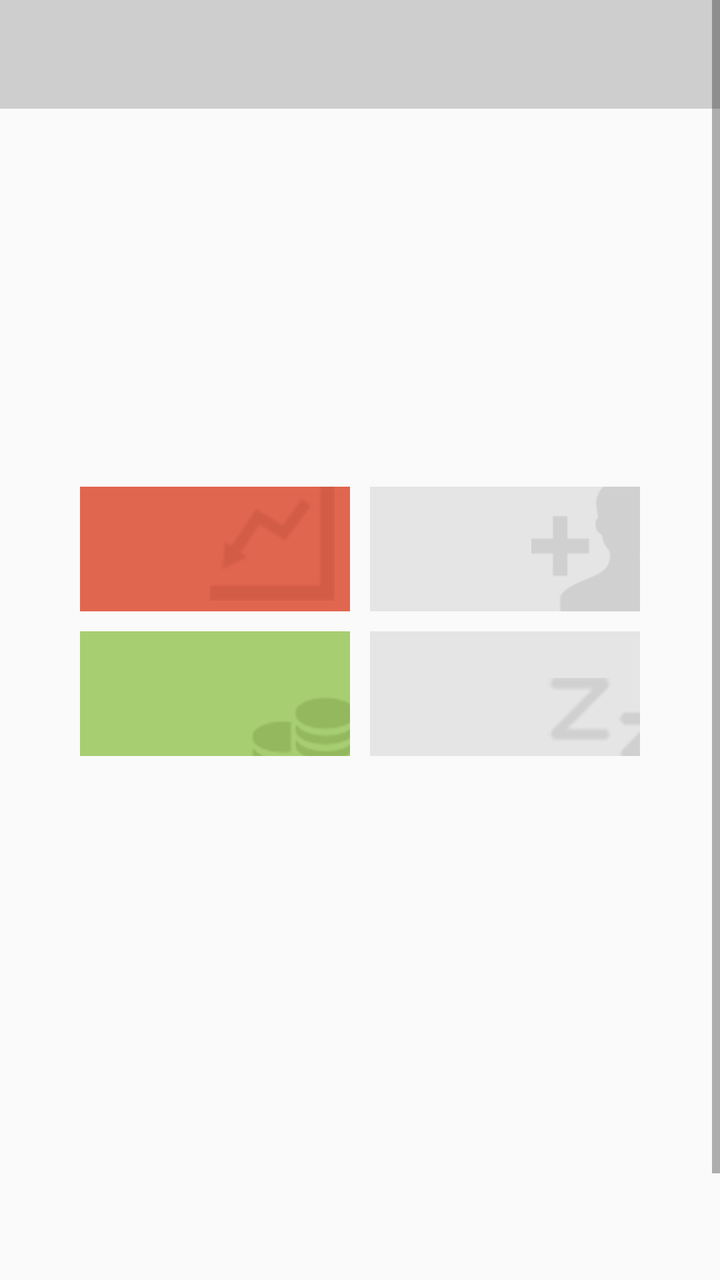
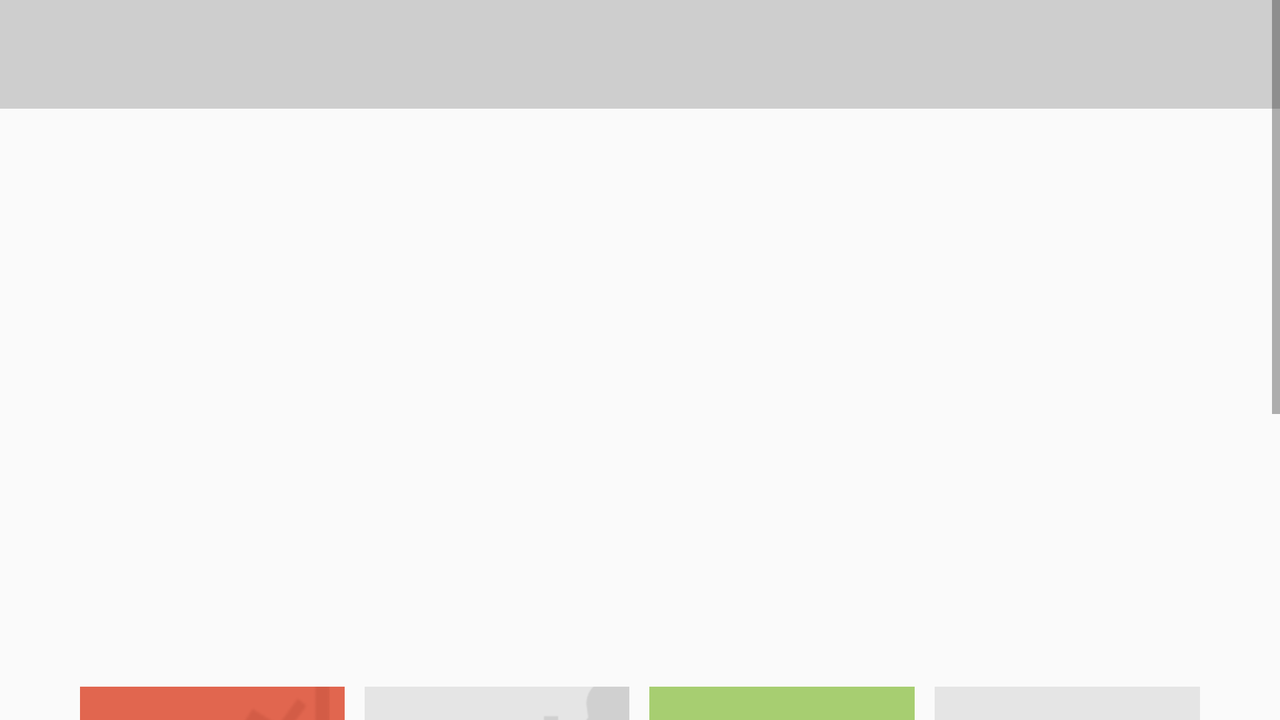

First picture: res/layout/ on a phone held upright. Second picture: the repository's own variant of that layout, on a device whose configuration matches the variant's folder. Source for both follows.
<!-- AndroidManifest.xml: application theme MyCustomTheme -->
<!-- res/layout/fragment_event.xml -->
<?xml version="1.0" encoding="utf-8"?>
<FrameLayout xmlns:android="http://schemas.android.com/apk/res/android"
    xmlns:tools="http://schemas.android.com/tools"
    android:layout_width="match_parent"
    android:layout_height="match_parent"
    tools:context="fr.ygo.jobboard.ItemFragment">

    <ScrollView
        android:layout_width="wrap_content"
        android:layout_height="wrap_content">


    <LinearLayout
        android:layout_width="match_parent"
        android:layout_height="match_parent"
        android:orientation="vertical">

        
        <TextView
            style="@style/titlesPages"
            android:id="@+id/title"
         />
        

        <ImageView
            android:layout_width="match_parent"
            android:layout_height="100dp"
            android:layout_marginTop="30dp"
            android:layout_marginBottom="10dp"
            android:layout_marginLeft="10dp"
            android:layout_marginRight="10dp"
            android:gravity="center"
            android:scaleType="centerCrop"
            android:id="@+id/image"
       />


        <TextView
            android:layout_width="match_parent"
            android:layout_height="wrap_content"
            android:layout_gravity="center_vertical|right"
            android:id="@+id/descr_event"
            android:layout_marginLeft="10dp"
            android:layout_marginRight="10dp"
            android:layout_marginBottom="30dp"/>



        <LinearLayout
            android:layout_width="match_parent"
            android:layout_height="wrap_content"
            android:orientation="horizontal"
            android:layout_marginRight="10dp"
            android:layout_marginLeft="10dp">
            
            <RelativeLayout
                android:layout_width="0dp"
                android:layout_height="wrap_content"
                android:layout_weight="1"
                android:paddingLeft="30dp"
                android:paddingRight="30dp"
            >

                <LinearLayout
                    android:layout_width="match_parent"
                    android:layout_height="wrap_content"
                    android:id="@+id/grid_top">
                    <TextView
                        android:id="@+id/expense"
                        android:layout_width="0dp"
                        android:layout_height="fill_parent"
                        android:layout_weight="1"
                        android:textSize="13dp"
                        android:gravity="center"
                        android:textStyle="bold"
                        android:textColor="@color/white"
                        android:background="@drawable/expense_bg"
                        />
                    <TextView
                        android:id="@+id/guests"
                        android:layout_width="0dp"
                        android:layout_height="fill_parent"
                        android:layout_weight="1"
                        android:textSize="13dp"
                        android:gravity="center"
                        android:layout_marginLeft="10dp"
                        android:textStyle="bold"
                        android:background="@drawable/guest_bg"
                        />

                </LinearLayout>
                <LinearLayout
                    android:layout_width="match_parent"
                    android:layout_height="wrap_content"
                    android:layout_below="@+id/grid_top"
                    android:layout_marginTop="10dp"
                >
                    <TextView
                        android:id="@+id/inflow"
                        android:layout_width="0dp"
                        android:layout_height="fill_parent"
                        android:layout_weight="1"
                        android:textSize="13dp"
                        android:gravity="center"
                        android:textStyle="bold"
                        android:textColor="@color/white"
                        android:background="@drawable/inflow_bg"
                        />
                    <TextView
                        android:id="@+id/dodos"
                        android:layout_width="0dp"
                        android:layout_height="fill_parent"
                        android:layout_weight="1"
                        android:textSize="13dp"
                        android:gravity="center"
                        android:layout_marginLeft="10dp"
                        android:textStyle="bold"
                        android:background="@drawable/dodos_bg"
                        />

                </LinearLayout>

            </RelativeLayout>

        </LinearLayout>

        <ListView
            android:id="@android:id/list"
            android:layout_width="match_parent"
            android:layout_height="300dp"
            android:layout_marginTop="20dp"
        />

    </LinearLayout>
    </ScrollView>


</FrameLayout>
<!-- resources referenced by this layout -->
<resources>
  <color name="white">#FFF</color>
  <!-- drawable dodos_bg: png bitmap (drawable-xxhdpi, 3705 bytes) -->
  <!-- drawable expense_bg: png bitmap (drawable-xxhdpi, 5279 bytes) -->
  <!-- drawable guest_bg: png bitmap (drawable-xxhdpi, 2947 bytes) -->
  <!-- drawable inflow_bg: png bitmap (drawable-xxhdpi, 5625 bytes) -->
  <style name="titlesPages">
          <item name="android:layout_height">wrap_content</item>
          <item name="android:layout_width">fill_parent</item>
          <item name="android:background">@color/titleColor</item>
          <item name="android:textColor">@color/black</item>
          <item name="android:textSize">18sp</item>
          <item name="android:paddingTop">15dp</item>
          <item name="android:paddingBottom">15dp</item>
          <item name="android:gravity">center</item>
      </style>
  <style name="MyCustomTheme" parent="@style/Theme.AppCompat.Light">
          <item name="android:actionBarStyle">@style/MyActionBarTheme</item>
      </style>
  <color name="titleColor">#ffcecece</color>
  <color name="black">#000</color>
  <style name="MyActionBarTheme" parent="@android:style/Widget.Holo.ActionBar">
          <item name="android:background">@color/darkGrey</item>
          <item name="android:shadowColor">@color/black</item>
          <item name="android:displayOptions">showHome|useLogo</item>
      </style>
</resources>
<!-- res/layout-land/fragment_event.xml (the author's variant of the layout above) -->
<!-- drawn on the phone turned sideways -->
<?xml version="1.0" encoding="utf-8"?>
<FrameLayout xmlns:android="http://schemas.android.com/apk/res/android"
    xmlns:tools="http://schemas.android.com/tools"
    android:layout_width="match_parent"
    android:layout_height="match_parent"
    tools:context="fr.ygo.jobboard.ItemFragment">

    <ScrollView
        android:layout_width="wrap_content"
        android:layout_height="wrap_content">


        <LinearLayout
            android:layout_width="match_parent"
            android:layout_height="match_parent"
            android:orientation="vertical">

            
            <TextView
                style="@style/titlesPages"
                android:id="@+id/title"
                />
            

            <ImageView
                android:layout_width="match_parent"
                android:layout_height="200dp"
                android:layout_marginTop="30dp"
                android:layout_marginBottom="10dp"
                android:layout_marginLeft="10dp"
                android:layout_marginRight="10dp"
                android:gravity="center"
                android:scaleType="centerCrop"
                android:id="@+id/image"
                />


            <TextView
                android:layout_width="match_parent"
                android:layout_height="wrap_content"
                android:layout_gravity="center_vertical|right"
                android:id="@+id/descr_event"
                android:layout_marginLeft="10dp"
                android:layout_marginRight="10dp"
                android:layout_marginBottom="30dp"/>



            <LinearLayout
                android:layout_width="match_parent"
                android:layout_height="wrap_content"
                android:orientation="horizontal"
                android:layout_marginRight="10dp"
                android:layout_marginLeft="10dp">
                
                <RelativeLayout
                    android:layout_width="0dp"
                    android:layout_height="wrap_content"
                    android:layout_weight="1"
                    android:paddingLeft="30dp"
                    android:paddingRight="30dp"
                    >

                    <LinearLayout
                        android:layout_width="match_parent"
                        android:layout_height="wrap_content"
                        android:id="@+id/grid_top">
                        <TextView
                            android:id="@+id/expense"
                            android:layout_width="0dp"
                            android:layout_height="fill_parent"
                            android:layout_weight="1"
                            android:textSize="13dp"
                            android:gravity="center"
                            android:textStyle="bold"
                            android:textColor="@color/white"
                            android:background="@drawable/expense_bg"
                            />
                        <TextView
                            android:id="@+id/guests"
                            android:layout_width="0dp"
                            android:layout_height="fill_parent"
                            android:layout_weight="1"
                            android:textSize="13dp"
                            android:gravity="center"
                            android:layout_marginLeft="10dp"
                            android:textStyle="bold"
                            android:background="@drawable/guest_bg"
                            />

                        <TextView
                            android:id="@+id/inflow"
                            android:layout_width="0dp"
                            android:layout_height="fill_parent"
                            android:layout_weight="1"
                            android:textSize="13dp"
                            android:gravity="center"
                            android:textStyle="bold"
                            android:layout_marginLeft="10dp"
                            android:textColor="@color/white"
                            android:background="@drawable/inflow_bg"
                            />
                        <TextView
                            android:id="@+id/dodos"
                            android:layout_width="0dp"
                            android:layout_height="fill_parent"
                            android:layout_weight="1"
                            android:textSize="13dp"
                            android:gravity="center"
                            android:layout_marginLeft="10dp"
                            android:textStyle="bold"
                            android:background="@drawable/dodos_bg"
                            />

                    </LinearLayout>

                </RelativeLayout>

            </LinearLayout>

            <ListView
                android:id="@android:id/list"
                android:layout_width="match_parent"
                android:layout_height="200dp"
                android:layout_marginTop="20dp"
                />

        </LinearLayout>
    </ScrollView>


</FrameLayout>
